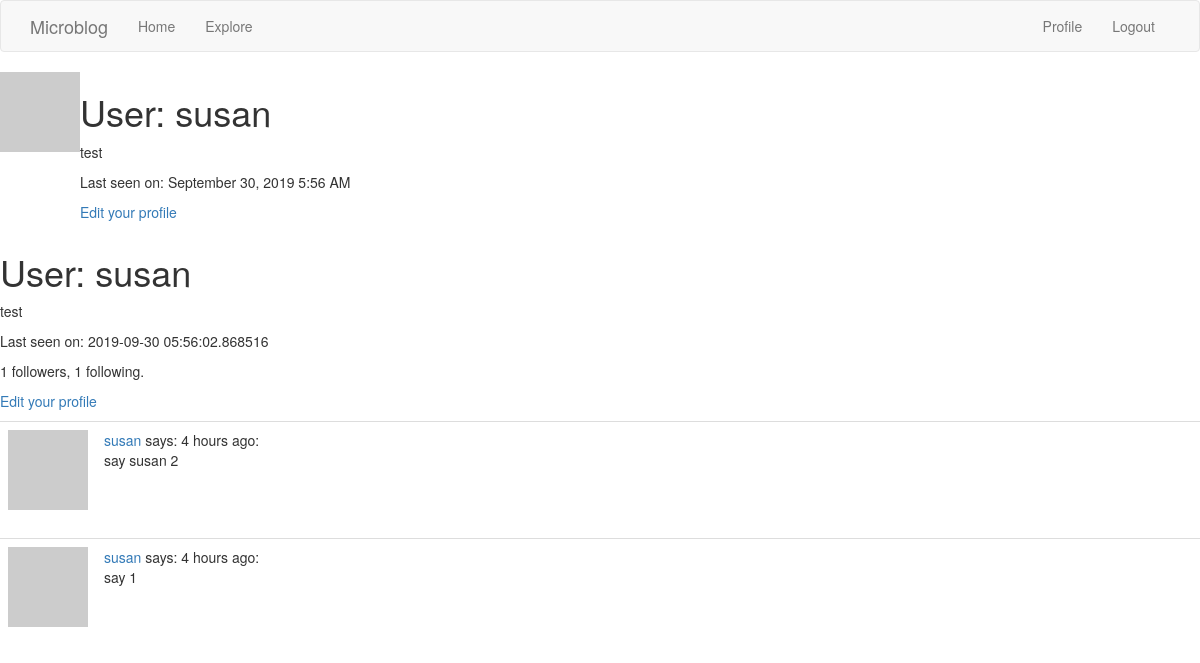
Before: /user/susan (signed in) with the older database file.
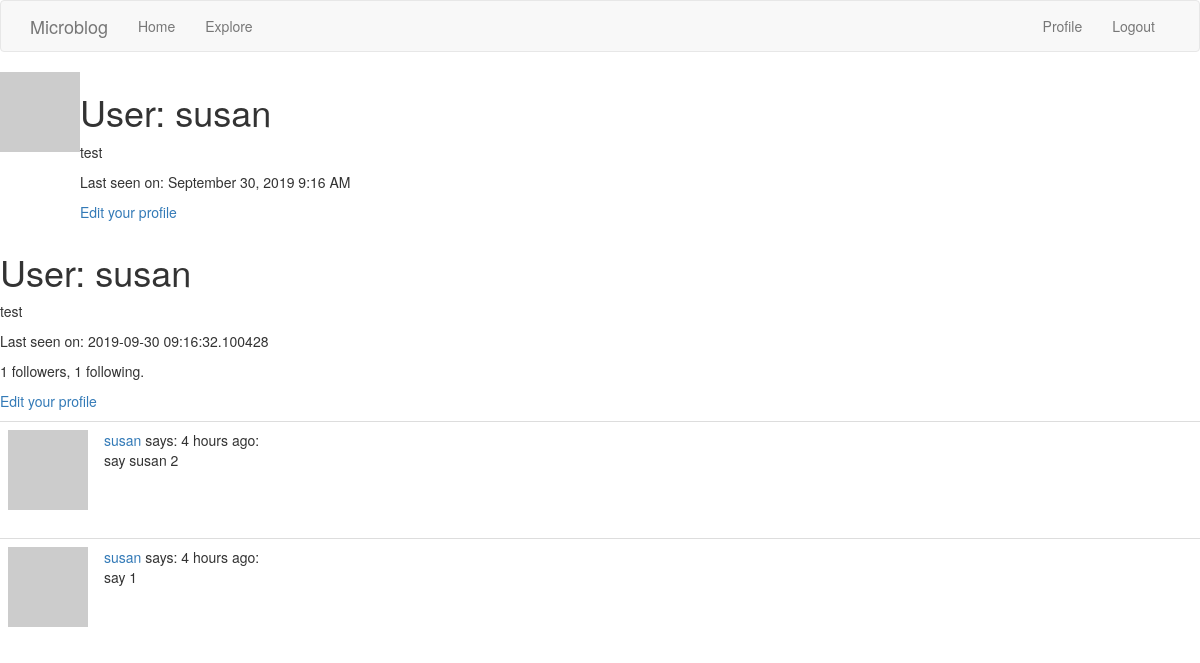
After: the same page with the newer database file.
### app/models.py (models this page shows, shortened)
class User(UserMixin, db.Model):
	id = db.Column(db.Integer, primary_key=True)
	username = db.Column(db.String(64), index=True, unique=True)
	email = db.Column(db.String(120), index=True, unique=True)
	password_hash = db.Column(db.String(128))
	posts = db.relationship('Post', backref='author', lazy='dynamic')
	about_me = db.Column(db.String(140))
	last_seen = db.Column(db.DateTime, default=datetime.utcnow)
	followed = db.relationship(
		'User', secondary=followers,
		primaryjoin=(followers.c.follower_id == id),
		secondaryjoin=(followers.c.followed_id == id),
		backref=db.backref('followers', lazy='dynamic'),
		lazy='dynamic'
	)
	def avatar(self, size):
		digest = md5(self.email.lower().encode('utf-8')).hexdigest()
		return 'https://www.gravatar.com/avatar/{}?d=identicon&s={}'.format(digest, size)

### app/routes.py (the view)
@app.route('/user/<username>')
@login_required
def user(username):
	user = User.query.filter_by(username=username).first_or_404()
	page = request.args.get('page', 1, type=int)
	posts = user.posts.order_by(Post.timestamp.desc()).paginate(page, app.config['POSTS_PER_PAGE'], False)
	next_url = url_for('user', username=user.username, page=posts.next_num) \
		if posts.has_next else None
	prev_url = url_for('user', username=user.username, page=posts.prev_num) \
		if posts.has_prev else None
	'''
	posts = [
		{'author': user, 'body': 'Test post #1'},
		{'author': user, 'body': 'Test post #2'}
	]
	'''
	return render_template('user.html', user=user, posts=posts.items, next_url=next_url, prev_url=prev_url)

### app/models.py (called while the page is built)
@login.user_loader
def load_user(id):
	return User.query.get(int(id))

### app/routes.py (called while the page is built)
@app.before_request
def before_request():
	if current_user.is_authenticated:
		current_user.last_seen = datetime.utcnow()
		db.session.commit()

### app/templates/user.html (shortened to what this page needs)
{% extends "base.html" %}
{% block content %}
	<table>
		<tr valign="top">
			<td><img src="{{ user.avatar(128) }}"></td>
			<td>
				<h1>User: {{ user.username }}</h1>
				{% if user.about_me %}<p>{{ user.about_me }}</p>{% endif %}
                {% if user.last_seen %}<p>Last seen on: {{ moment(user.last_seen).format('LLL') }}</p>{% endif %}
                {% if user == current_user %}<p><a href="{{ url_for('edit_profile') }}">Edit your profile</a></p>
                {% endif %}
			</td>
		</tr>
	</table>
    <h1>User: {{ user.username }}</h1>
    {% if user.about_me %}<p>{{ user.about_me }}<p>{% endif %}
    {% if user.last_seen %}<p>Last seen on: {{ user.last_seen }}</p>{% endif %}
    <p>{{ user.followers.count() }} followers, {{ user.followed.count() }} following.</p>
    {% if user == current_user %}
    <p><a href="{{ url_for('edit_profile') }}">Edit your profile</a></p>
    {% elif not current_user.is_following(user) %}
	<p><a href="{{ url_for('follow', username=user.username) }}">Follow</a></p>
	{% else %}
	<p><a href="{{ url_for('unfollow', username=user.username)}}">Unfollow</a></p>
	{% endif %}
    {% for post in posts %}
    	{% include '_post.html' %}
    {% endfor %}
{% endblock %}

Changed rows visible on the page:
changed User "susan": last_seen "September 30, 2019 5:56 AM" → "September 30, 2019 9:16 AM"; last_seen "2019-09-30 05:56:02.868516" → "2019-09-30 09:16:32.100428"
